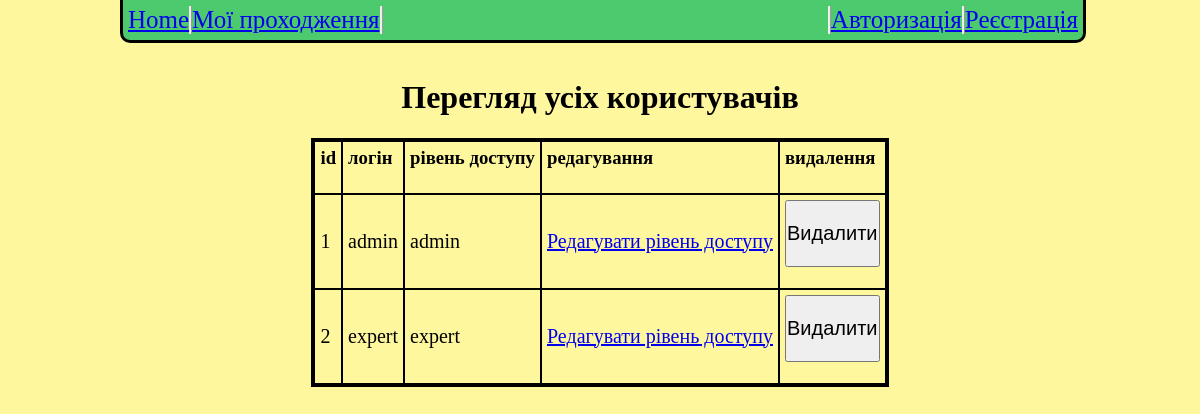
The app's page /user_management with its own data.
### models/user.py (models this page shows, shortened)
class UserModel(db.Model, UserMixin):
    __tablename__ = "user"
    user_id = db.Column(db.Integer, primary_key=True)
    user_login = db.Column(db.String(50), nullable=False, unique=True)
    user_password = db.Column(db.String(100), nullable=False)
    user_access_level = db.Column(db.String(50), nullable=False)
    @classmethod
    def find_by_id(cls, user_id):
        return UserModel.query.filter_by(user_id=user_id).first()
    @classmethod
    def get_all_users(cls):
        return UserModel.query.all()

### app.py (the view)
@app.route('/user_management')
def admin_user_management():
    users = UserModel.get_all_users()
    return render_template('admin_user_management.html', users=users, user=UserModel(), validate_user=load_user(current_user.get_id()))

### app.py (called while the page is built)
@manager.user_loader
def load_user(user_id):
    return UserModel.query.get(user_id)

@app.after_request
def redirect_to_signin(response):
    if response.status_code == 401:
        return redirect(url_for('login_page') + '?next=' + request.url)
    return response

### templates/admin_user_management.html (shortened to what this page needs)
<html>
    <head>
        <link rel="stylesheet" type="text/css" href="{{ url_for( 'static', filename='css/style.css', v=8) }}">
    </head>
    <body>
        <div class="header">
            <div class="nav_buttons">
                <div class="home_button">
                    <a href="{{url_for('index')}}">Home</a>
                </div>
                <div class="my_posts">
                    <a href="{{url_for('history')}}">Мої проходження</a>
                </div>
            </div>
            <div class="log_buttons">
                {% if validate_user == None %}
                <div class="register">
                    <a href="{{url_for('register')}}">Реєстрація</a>
                </div>
                <div class="login">
                    <a href="{{url_for('login_page')}}">Авторизація</a>
                </div>
                {% endif %}
            </div>
        </div>
        <div class="name_of_results">
            <h1>Перегляд усіх користувачів</h1>
        </div>
        <div class="user_table">
            <table border="3" cellpadding="5" cellspacing='0' bordercolor='black' align="center">
                <tr>
                    <td>
                        <b><h3> id </h3></b>
                    </td>
                    <td>
                        <b><h3> логін </h3></b>
                    </td>
                    <td>
                        <b><h3> рівень доступу </h3></b>
                    </td>
                    <td>
                        <b><h3> редагування </h3></b>
                    </td>
                    <td>
                        <b><h3> видалення </h3></b>
                    </td>
                </tr>
                {% for user in users %}
                    <tr>
                        <td>
                            <p>{{ user.user_id }}</p>
                        </td>
                        <td>
                            <p>{{ user.user_login }}</p>
                        </td>
                        <td>
                            <p>{{ user.user_access_level }}</p>
                        </td>
                        <td>
                            <a href="{{url_for('admin_edit_user', user_id=user.user_id)}}"><p>Редагувати рівень доступу</p></a>
                        </td>
                        <td>
                            <form method="POST" action="delete_user">
                                <button type="submit"><p>Видалити</p></button>
                            </form>
                        </td>
                    </tr>
                {% endfor %}
            </table>
        </div>
    </body>
</html>

### static/css/style.css (style rules this page uses)
body { color: black; background-color: #fff79e; }
.name_of_results { text-align: center; padding-top: 50px; }
.header { width: 80%; height: 40px; background-color: #4dc96e; border-bottom-style: solid; border-left-style: solid; border-right-style: solid; border-bottom-left-radius: 10px; border-bottom-right-radius: 10px; position: fixed; top: 0px; left: 10%; z-index: 9999; }
.nav_buttons { display: inline; float: left; margin-top: 6px; margin-left: 5px; font-size: 25px; text-align: center; }
.home_button { width: max-content; border-right-style: ridge; display: inline; float: left; }
.my_posts { width: max-content; border-right-style: ridge; float: left; display: inline; }
.log_buttons { display: inline; float: right; margin-top: 6px; margin-right: 5px; text-align: center; font-size: 25px; }
.login { float: right; border-left-style: ridge; }
.register { float: right; border-left-style: ridge; }
.user_table { text-align: center; }
.user_table p { font-size: 20px; }
.user_table button { padding: 0px; margin: 0px; }

### records on screen
UserModel: user_id "1", user_login "admin", user_access_level "admin"
UserModel: user_id "2", user_login "expert", user_access_level "expert"
